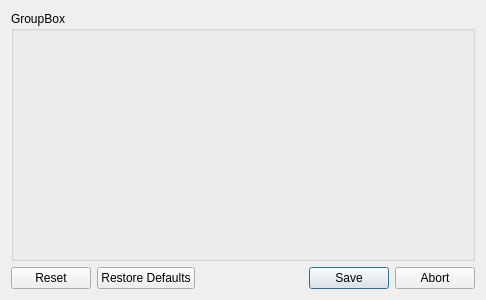
<?xml version="1.0" encoding="UTF-8"?>
<ui version="4.0">
 <class>Dialog</class>
 <widget class="QDialog" name="Dialog">
  <property name="geometry">
   <rect>
    <x>0</x>
    <y>0</y>
    <width>486</width>
    <height>300</height>
   </rect>
  </property>
  <property name="windowTitle">
   <string>Set Document settings</string>
  </property>
  <layout class="QVBoxLayout" name="verticalLayout">
   <item>
    <widget class="PageConfigWidget" name="page_config_groupbox">
     <property name="title">
      <string>GroupBox</string>
     </property>
    </widget>
   </item>
   <item>
    <widget class="QDialogButtonBox" name="button_box">
     <property name="orientation">
      <enum>Qt::Horizontal</enum>
     </property>
     <property name="standardButtons">
      <set>QDialogButtonBox::Abort|QDialogButtonBox::Reset|QDialogButtonBox::RestoreDefaults|QDialogButtonBox::Save</set>
     </property>
    </widget>
   </item>
  </layout>
 </widget>
 <customwidgets>
  <customwidget>
   <class>PageConfigWidget</class>
   <extends>QGroupBox</extends>
   <header>mtg_proxy_printer.ui.page_config_widget</header>
   <container>1</container>
  </customwidget>
 </customwidgets>
 <resources/>
 <connections>
  <connection>
   <sender>button_box</sender>
   <signal>accepted()</signal>
   <receiver>Dialog</receiver>
   <slot>accept()</slot>
   <hints>
    <hint type="sourcelabel">
     <x>248</x>
     <y>254</y>
    </hint>
    <hint type="destinationlabel">
     <x>157</x>
     <y>274</y>
    </hint>
   </hints>
  </connection>
  <connection>
   <sender>button_box</sender>
   <signal>rejected()</signal>
   <receiver>Dialog</receiver>
   <slot>reject()</slot>
   <hints>
    <hint type="sourcelabel">
     <x>316</x>
     <y>260</y>
    </hint>
    <hint type="destinationlabel">
     <x>286</x>
     <y>274</y>
    </hint>
   </hints>
  </connection>
 </connections>
</ui>
